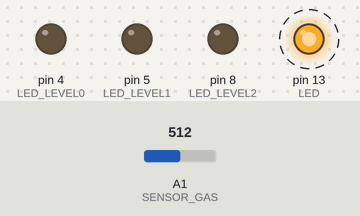
Simulated run of this program. Board: Arduino Pro Mini, built with avr-gcc and run on an emulated ATmega328P. On the bench: output pins drawn as LEDs (lit = HIGH). Dashed ring = blinking. Inputs (shaded band) come from the test bench; at power-on: A1 (SENSOR_GAS) = 512.

Above: at 1.2 s.
1.3 s: A1 (SENSOR_GAS) set to 462
3.5 s: A1 (SENSOR_GAS) set to 441
At 5.7 s:
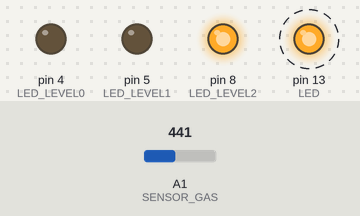
6.5 s: A1 (SENSOR_GAS) set to 238
8.5 s: A1 (SENSOR_GAS) set to 213
At 9.8 s:
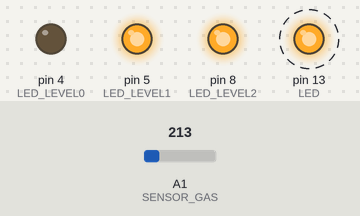
13.5 s: A1 (SENSOR_GAS) set to 8
15.5 s: A1 (SENSOR_GAS) set to 5
At 17.7 s:
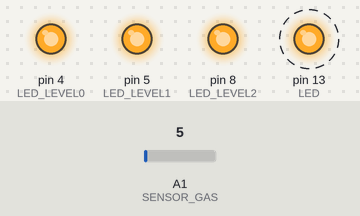
Timing chart, 0 to 19.5 s (numbered marks = the images above; inputs shaded):
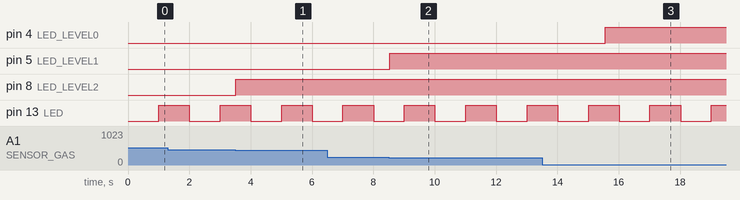

The program:

main.cpp
```cpp
#include <Arduino.h>

#define LED 13
#define RX_E 2
#define TX_E 3

#define LED_LEVEL0 4
#define LED_LEVEL1 5
#define LED_LEVEL2 8
#define SENSOR_GAS A1

//Declaracion de variables
int nivelGas = 99;

//Declaración de funciones
void ajustarNivel();
void handleLed();
void handleSerial();
void initPins();
void leerNivel();
void mostrarNivelLeds();
void returnGasVal();

void setup()
{
  //Inicializar Serial
  Serial.begin(4800); //Realmente son 9600

  //Esperar a Inicializacion de Serial
  while (!Serial)
  {
  };

  //Inicializar pines
  initPins();
}

void loop()
{
  //Manejar led de actividad
  handleLed();

  //Manejar comunicacion serial
  handleSerial();

  //Ajustar nivel de gas (DEMO)
  //ajustarNivel();

  //Mostrar nivel gas en leds
  mostrarNivelLeds();

  //Leer valor de sensor
  leerNivel();
}

/** Definicion de funciones **/
void ajustarNivel()
{
  static unsigned long timeRef;

  if (millis() - timeRef > 8000)
  {
    nivelGas--;
    if (nivelGas == 0)
    {
      nivelGas = 99;
    }
    timeRef = millis();
  }
}

void handleLed()
{
  static unsigned long timeRef;

  if (millis() - timeRef > 1000)
  {
    digitalWrite(LED, !digitalRead(LED));
    timeRef = millis();
  }
}

void handleSerial()
{
  if (Serial.available())
  {
    //Dato disponible
    //Leer byte entrante
    char mChar = (char)Serial.read();

    //Evaluar caracter
    if (mChar == '2')
    {
      delay(10);
      returnGasVal();
    }
  }
}

void initPins()
{
  //Declarar pines como salida
  pinMode(LED, OUTPUT);
  pinMode(RX_E, OUTPUT);
  pinMode(TX_E, OUTPUT);

  pinMode(LED_LEVEL0, OUTPUT);
  pinMode(LED_LEVEL1, OUTPUT);
  pinMode(LED_LEVEL2, OUTPUT);

  //Inicializar pines para configuración como receptor
  digitalWrite(TX_E, LOW); //Tx deshabilitado
  digitalWrite(RX_E, LOW); //Rx habilitado
}

void leerNivel()
{
  static unsigned long timeRef;

  if (millis() - timeRef > 250)
  {
    //Obtener valor del adc
    float valorAdc = analogRead(SENSOR_GAS);

    //Convertir a voltaje
    float voltaje = (valorAdc * 5.0) / 1023.0;

    //Convertir a nivel de gas
    nivelGas = (voltaje * 100) / 3.3;

    //Imprimir valores
    /*Serial.println("Valores -> ");
    Serial.println(String(valorAdc));
    Serial.println(String(voltaje));
    Serial.println(String(nivelGas));
    Serial.println("");*/

    //Obtener referencia de tiempo
    timeRef = millis();
  }
}

void returnGasVal()
{
  //Convertir valor int de gas a String
  String gasString = String(nivelGas);

  //Convertirse en transmisor
  digitalWrite(RX_E, HIGH); //Rx deshabilitado
  digitalWrite(TX_E, HIGH); //Tx habilitado

  //Enviar valor por puerto serial
  Serial.print(gasString);
  delay(10);

  //Regresar a ser receptor
  digitalWrite(TX_E, LOW); //Tx deshabilitado
  digitalWrite(RX_E, LOW); //Rx habilitado
}

//Mostrar nivel de gas en leds
void mostrarNivelLeds()
{
  if (nivelGas == 0)
  {
    digitalWrite(LED_LEVEL0, HIGH);
    digitalWrite(LED_LEVEL1, HIGH);
    digitalWrite(LED_LEVEL2, HIGH);
  }
  else if (nivelGas <= 33)
  {
    digitalWrite(LED_LEVEL0, LOW);
    digitalWrite(LED_LEVEL1, HIGH);
    digitalWrite(LED_LEVEL2, HIGH);
  }
  else if (nivelGas <= 66)
  {
    digitalWrite(LED_LEVEL0, LOW);
    digitalWrite(LED_LEVEL1, LOW);
    digitalWrite(LED_LEVEL2, HIGH);
  }
  else
  {
    digitalWrite(LED_LEVEL0, LOW);
    digitalWrite(LED_LEVEL1, LOW);
    digitalWrite(LED_LEVEL2, LOW);
  }
}
```

Measured:
- the behaviour switches between 453 and 452 on A1 (SENSOR_GAS) (found by bisection; images 0 and 1)
- the behaviour switches between 230 and 229 on A1 (SENSOR_GAS) (found by bisection; images 1 and 2)
- the behaviour switches between 7 and 6 on A1 (SENSOR_GAS) (found by bisection; images 2 and 3)
- after the input at 3.5 s, pin 8 (LED_LEVEL2): LOW → HIGH at once
- after the input at 8.5 s, pin 5 (LED_LEVEL1): LOW → HIGH at once
- after the input at 15.5 s, pin 4 (LED_LEVEL0): LOW → HIGH after 0.06 s
- by itself, pin 13 (LED): alternates HIGH for 1.0 s and LOW for 1.0 s
